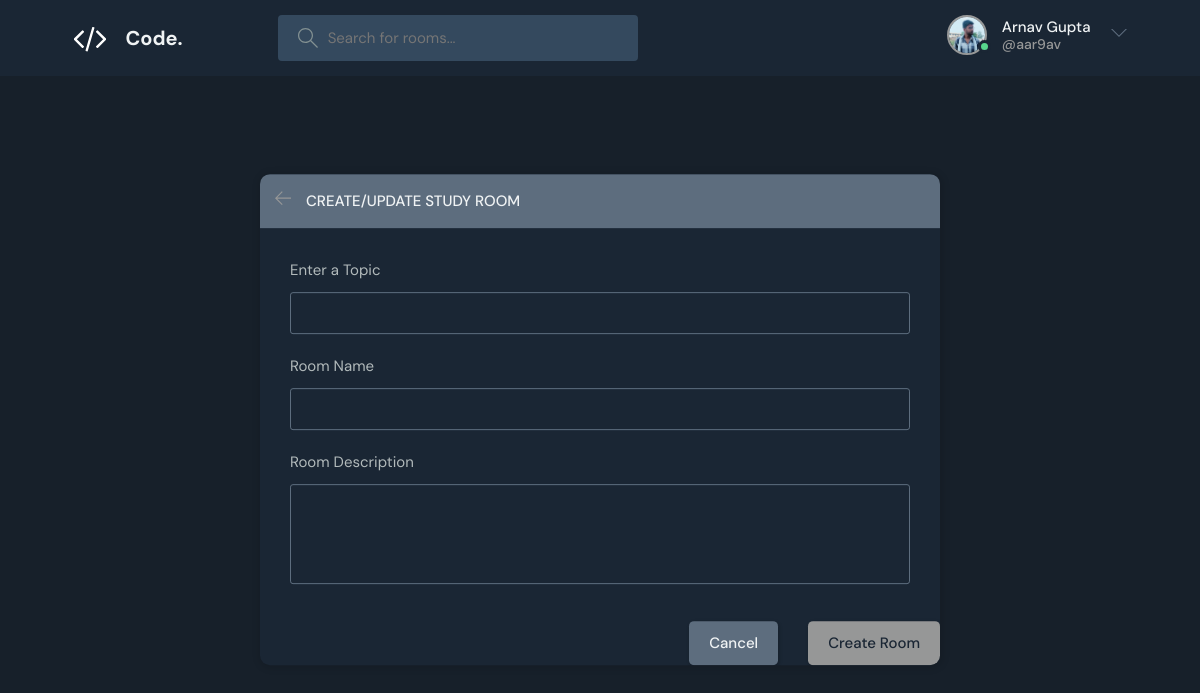
The app's page /create-room/ (signed in) with its own data.
### base/models.py (models this page shows, shortened)
class User(AbstractBaseUser):
    username = models.CharField(max_length=255, primary_key=True)
    first_name = models.CharField(max_length=255)
    last_name = models.CharField(max_length=255)
    email = models.EmailField(unique=True, null=True)
    bio = models.TextField(null=True)
    gender = models.CharField(max_length=6, choices=[('Male', 'Male'), ('Female', 'Female'), ('Other', 'Other')], default='Male')
    codechef_id = models.CharField(max_length=255, null=True)
    leetcode_id = models.CharField(max_length=255, null=True)
    codeforces_id = models.CharField(max_length=255, null=True)
    codechef_rating = models.IntegerField(null=True, default=0)
    leetcode_rating = models.IntegerField(null=True, default=0)
    codeforces_rating = models.IntegerField(null=True, default=0)
    created_at = models.DateTimeField(default=timezone.now, null=True)
    last_edited_at = models.DateTimeField(auto_now=True)
    is_active = models.BooleanField(default=True)
    is_admin = models.BooleanField(default=False)
    objects = UserManager()
    avatar = models.ImageField(null=True, default="avatar.svg")
    USERNAME_FIELD = 'email'
    REQUIRED_FIELDS = ['first_name', 'last_name', 'username']
    def __str__(self):
        return self.first_name + ' ' + self.last_name

### base/views.py (the view, shortened to what this page needs)
# urls.py: path('create-room/', views.createRoom, name="create-room"),
@login_required(login_url='login')
def createRoom(request):
    form = RoomForm()
    topics = Topic.objects.all()
    context = {'form' : form, 'topics' : topics}
    return render(request, 'base/room_form.html', context)

### base/forms.py
class RoomForm(ModelForm):
    class Meta:
        model = Room
        fields = '__all__'
        exclude = ['host', 'participants']

### base/templates/base/room_form.html (shortened to what this page needs)
{%extends 'main.html' %}
{% block content %}
<main class="create-room layout">
  <div class="container">
    <div class="layout__box">
      <div class="layout__boxHeader">
        <div class="layout__boxTitle">
          <a href="{% url 'home' %}">
            <svg version="1.1" xmlns="http://www.w3.org/2000/svg" width="32" height="32" viewBox="0 0 32 32">
              <title>arrow-left</title>
              <path
                d="M13.723 2.286l-13.723 13.714 13.719 13.714 1.616-1.611-10.96-10.96h27.625v-2.286h-27.625l10.965-10.965-1.616-1.607z">
              </path>
            </svg>
          </a>
          <h3>Create/Update Study Room</h3>
        </div>
      </div>
      <div class="layout__body">
        <form class="form" action="#" method="POST">
            <div class="form__group">
              <label for="room_name">Enter a Topic</label>
              <input required type="text" value="{{room.topic.name}}" name="topic" list="topic-list">
            </div>
            <div class="form__group">
              <label for="room_name">Room Name</label>
              {{form.name}}
            </div>
            <div class="form__group">
              <label for="room_description">Room Description</label>
              {{form.description}}
            </div>
          </div>
          <div class="form__action">
            <a class="btn btn--dark" href="{% url 'home' %}">Cancel</a>
            <button class="btn btn--main" type="submit">Create Room</button>
          </div>
      </div>
    </div>
</main>
{%endblock content%}

### templates/navbar.html (shortened to what this page needs)
{% load static %}
<header class="header header--loggedIn">
    <div class="container">
    <a href="{% url 'home' %}" class="header__logo">
        <img src="{% static 'images/logo.svg' %}" />
        <h1>Code.</h1>
    </a>
    <form class="header__search" method="GET" action="{% url 'home' %}">
        <label>
        <input name="q" placeholder="Search for rooms..." />
        </label>
    </form>
    <nav class="header__menu">
        {% if request.user.is_authenticated %}
            <a href="{% url 'user-profile' request.user.username %}">
                <div class="header__user">
                    <div class="avatar avatar--medium active">
                        <img src="{{request.user.avatar.url}}" />
                    </div>
                <p>{{request.user}} <span>@{{request.user.username}}</span></p>
            </a>
            <button class="dropdown-button">
                <svg version="1.1" xmlns="http://www.w3.org/2000/svg" width="32" height="32" viewBox="0 0 32 32">
                    <title>chevron-down</title>
                    <path d="M16 21l-13-13h-3l16 16 16-16h-3l-13 13z"></path>
                </svg>
            </button>
        </div>
        {% else %}
        <a href="{% url 'login' %}">
            <img src="{% static 'images/avatar.svg' %}" />
            <p>Login</p>
        </a>
        {% endif %}
</header>

### records on screen
User: user.avatar (picture), user "Arnav Gupta", user.username "aar9av"
